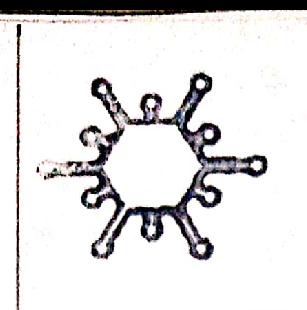
#> input picture Sellos/Adenovirus/fila-1-columna-2.png, 307 x 310 px; its folder holds only this picture in this run
$ jupyter execute --allow-errors Dataset.ipynb
#> lines starting #> are read from the running program, lines starting #| are printed output that depends on the picture
[cell 1]
import cv2
import os
import numpy as np
import random
import pickle

[cell 2]
DATADIR = 'Sellos/' ##En este folder tengo los folders de mis imágenes
#Categories = ['Adenovirus', 'Phage', 'Ameba', 'Levadura', 'Penicilina', 'Sars-Cov-2', 'Tardigrado', 'Sarcoptes', 'Sreptomyces coelicolor', 'Tryponosoma']##Estos son los nombres de cada folder con imágenes
Categories = ['Adenovirus', 'Ameba', 'Levadura', 'Penicilina', 'Phage', 'Sarcoptes', 'Sars-Cov-2', 'Sreptomyces coelicolor', 'Tardigrado',  'Tryponosoma']##Estos son los nombres de cada folder con imágenes
IMG_SIZE=140

[cell 3]
training_data = []

def create_training_data():
    for category in Categories:
        path = os.path.join(DATADIR, category)
        class_num = Categories.index(category)
        for img in os.listdir(path):
            try:
                img_array = cv2.imread(os.path.join(path,img), cv2.IMREAD_GRAYSCALE)
#> img_array: shape (310, 307); min 0, max 255, mean 222.2
                img_N_array = cv2.resize(img_array,(IMG_SIZE,IMG_SIZE))
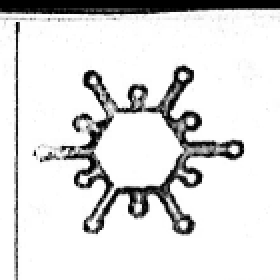
#> img_N_array: shape (140, 140) (shown 2 times larger); min 0, max 255, mean 222
                img_Vec = (np.asarray(img_N_array)).flatten()
#> img_Vec = 19600 values, max 255 at index 1522, min 0 at index 0, mean 222
                training_data.append([img_N_array,img_Vec, class_num])
            except Exception as e:
                pass
#> pass 2 of the loop in create_training_data, `for category in Categories:`:
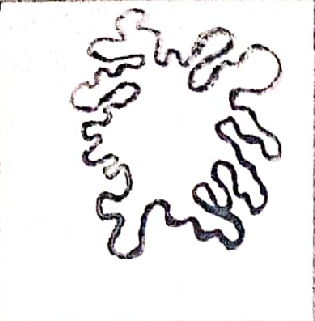
#> input picture Sellos/Ameba/fila-1-columna-1.png, 315 x 321 px
#> img_array: shape (321, 315)
#> in create_training_data, `img_N_array = cv2.resize(img_array,(IMG_SIZE,IMG_SIZE))`:
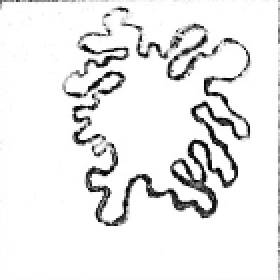
#> img_N_array: shape (140, 140) (shown 2 times larger); min 0, max 255, mean 235.1
#> img_Vec = 19600 values, max 255 at index 242, min 0 at index 3404, mean 235.1
##sea crea el dataset con tres partes en cada entrada,
##[la matriz para poder imprimir la imágen, el vector con el que quiero usar KNN, la etiqueta que me dice a cual de las imágenes pertenece]
#> (the rest of this cell did not finish here and is left out)

[cell 4]
random.shuffle(training_data)

[cell 5]
Z=[]##Para guardar las matrices
X=[]##Para guardar los vectores
y=[]##Para guardar las etiquetas


for image, features, label in training_data:
    Z.append(image)
    X.append(features)
    y.append(label)
#> this loop made 2 passes
#> label on passes 1 to 2: 0, 1
#> after the loop, X = 2 items; Z = 2 items; y = [0, 1]
